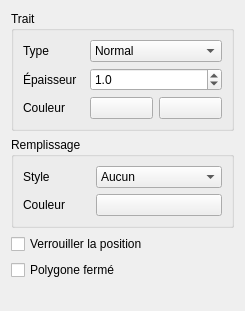
<?xml version="1.0" encoding="UTF-8"?>
<ui version="4.0">
 <class>ShapeGraphicsItemPropertiesWidget</class>
 <widget class="QWidget" name="ShapeGraphicsItemPropertiesWidget">
  <property name="geometry">
   <rect>
    <x>0</x>
    <y>0</y>
    <width>245</width>
    <height>311</height>
   </rect>
  </property>
  <property name="windowTitle">
   <string>Form</string>
  </property>
  <layout class="QVBoxLayout" name="verticalLayout">
   <item>
    <widget class="QGroupBox" name="groupBox">
     <property name="title">
      <string>Trait</string>
     </property>
     <layout class="QGridLayout" name="gridLayout_2">
      <item row="1" column="0">
       <widget class="QLabel" name="label_2">
        <property name="text">
         <string>Épaisseur</string>
        </property>
       </widget>
      </item>
      <item row="0" column="0">
       <widget class="QLabel" name="label">
        <property name="text">
         <string>Type</string>
        </property>
       </widget>
      </item>
      <item row="2" column="0">
       <widget class="QLabel" name="label_3">
        <property name="text">
         <string>Couleur</string>
        </property>
       </widget>
      </item>
      <item row="2" column="1">
       <widget class="QPushButton" name="m_color_pb">
        <property name="text">
         <string/>
        </property>
       </widget>
      </item>
      <item row="2" column="2">
       <widget class="KColorButton" name="m_color_kpb"/>
      </item>
      <item row="1" column="1" colspan="2">
       <widget class="QDoubleSpinBox" name="m_size_dsb">
        <property name="maximumSize">
         <size>
          <width>16777212</width>
          <height>16777215</height>
         </size>
        </property>
        <property name="buttonSymbols">
         <enum>QAbstractSpinBox::UpDownArrows</enum>
        </property>
        <property name="accelerated">
         <bool>true</bool>
        </property>
        <property name="correctionMode">
         <enum>QAbstractSpinBox::CorrectToNearestValue</enum>
        </property>
        <property name="decimals">
         <number>1</number>
        </property>
        <property name="minimum">
         <double>0.200000000000000</double>
        </property>
        <property name="maximum">
         <double>50.000000000000000</double>
        </property>
        <property name="singleStep">
         <double>0.200000000000000</double>
        </property>
        <property name="value">
         <double>1.000000000000000</double>
        </property>
       </widget>
      </item>
      <item row="0" column="1" colspan="2">
       <widget class="QComboBox" name="m_style_cb">
        <item>
         <property name="text">
          <string>Normal</string>
         </property>
        </item>
        <item>
         <property name="text">
          <string>Tiret</string>
         </property>
        </item>
        <item>
         <property name="text">
          <string>Pointillé</string>
         </property>
        </item>
        <item>
         <property name="text">
          <string>Traits et points</string>
         </property>
        </item>
        <item>
         <property name="text">
          <string>Traits points points</string>
         </property>
        </item>
        <item>
         <property name="text">
          <string>Tiret custom</string>
         </property>
        </item>
       </widget>
      </item>
     </layout>
    </widget>
   </item>
   <item>
    <widget class="QGroupBox" name="m_filling_gb">
     <property name="title">
      <string>Remplissage</string>
     </property>
     <layout class="QGridLayout" name="gridLayout">
      <item row="0" column="0">
       <widget class="QLabel" name="label_4">
        <property name="text">
         <string>Style</string>
        </property>
       </widget>
      </item>
      <item row="0" column="1">
       <widget class="QComboBox" name="m_brush_style_cb">
        <item>
         <property name="text">
          <string>Aucun</string>
         </property>
        </item>
        <item>
         <property name="text">
          <string>Plein</string>
         </property>
        </item>
        <item>
         <property name="text">
          <string>Densité 1</string>
         </property>
        </item>
        <item>
         <property name="text">
          <string>Densité 2</string>
         </property>
        </item>
        <item>
         <property name="text">
          <string>Densité 3</string>
         </property>
        </item>
        <item>
         <property name="text">
          <string>Densité 4</string>
         </property>
        </item>
        <item>
         <property name="text">
          <string>Densité 5</string>
         </property>
        </item>
        <item>
         <property name="text">
          <string>Densité 6</string>
         </property>
        </item>
        <item>
         <property name="text">
          <string>Densité 7</string>
         </property>
        </item>
        <item>
         <property name="text">
          <string>Horizontal</string>
         </property>
        </item>
        <item>
         <property name="text">
          <string>Vertical</string>
         </property>
        </item>
        <item>
         <property name="text">
          <string>Croix</string>
         </property>
        </item>
        <item>
         <property name="text">
          <string>Diagonal arrière</string>
         </property>
        </item>
        <item>
         <property name="text">
          <string>Diagonal avant</string>
         </property>
        </item>
        <item>
         <property name="text">
          <string>Diagonal en croix</string>
         </property>
        </item>
       </widget>
      </item>
      <item row="1" column="0">
       <widget class="QLabel" name="label_5">
        <property name="text">
         <string>Couleur</string>
        </property>
       </widget>
      </item>
      <item row="1" column="1">
       <widget class="QPushButton" name="m_brush_color_pb">
        <property name="text">
         <string/>
        </property>
       </widget>
      </item>
     </layout>
    </widget>
   </item>
   <item>
    <widget class="QCheckBox" name="m_lock_pos_cb">
     <property name="text">
      <string>Verrouiller la position</string>
     </property>
    </widget>
   </item>
   <item>
    <widget class="QCheckBox" name="m_close_polygon">
     <property name="text">
      <string>Polygone fermé</string>
     </property>
    </widget>
   </item>
   <item>
    <spacer name="verticalSpacer">
     <property name="orientation">
      <enum>Qt::Vertical</enum>
     </property>
     <property name="sizeHint" stdset="0">
      <size>
       <width>20</width>
       <height>40</height>
      </size>
     </property>
    </spacer>
   </item>
  </layout>
 </widget>
 <customwidgets>
  <customwidget>
   <class>KColorButton</class>
   <extends>QPushButton</extends>
   <header>kcolorbutton.h</header>
  </customwidget>
 </customwidgets>
 <resources/>
 <connections/>
</ui>
